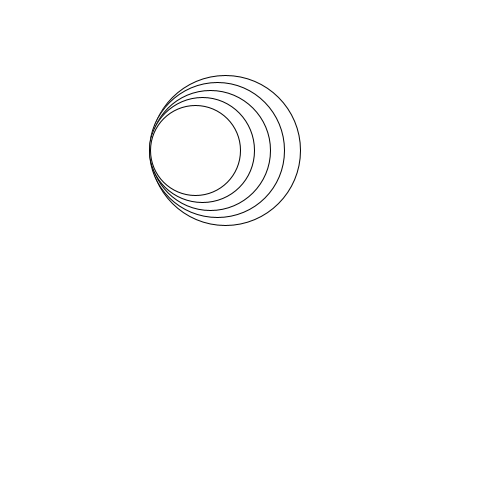
Frame 1 (no input)
Frame 60 (the mouse pressed at the canvas centre just before this capture): identical to frame 1, image omitted
Frame 120 (the mouse held since frame 60 and released just before this capture): identical to frame 1, image omitted

The Processing sketch that drew this single still picture (run headless with seeded random() and noise(); from frame 60 on, the mouse is pressed at the canvas centre):

// Processing sketch: sketch_9_6
// ── sketch_9_6.pde
void setup(){
  size(500,500);
}
void draw(){
  background(255,255,255);
  circleA(150,5);
}
void circleA(int size, int aantal){
  for(int i = 0; i < aantal; i++){
   ellipse(150 + size/2,150,size,size);
   size -= 15;
  }
}
